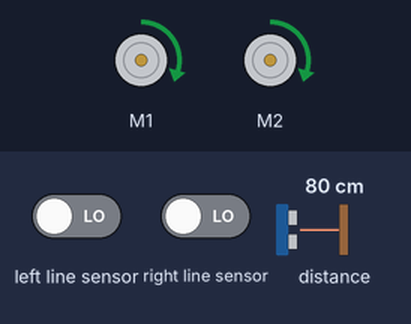
Bench run of a program on a simulated BBC micro:bit (MakeCode). Shown: 2 × DC motor (green arrow = forward, orange = backward, longer = faster). The inputs (shaded band) are chosen by the test bench; at power-on: distance to the obstacle 80 cm, left line sensor LOW, right line sensor LOW.

Above: at 1.2 s.
1.3 s: distance to the obstacle set to 7 cm
2.8 s: distance to the obstacle set to 4 cm
At 3.7 s:
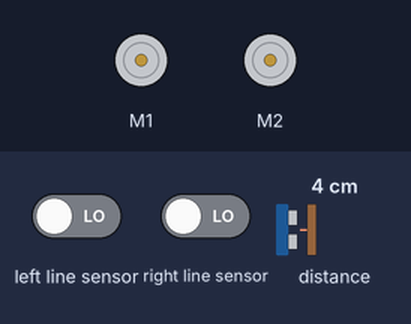
4.3 s: distance to the obstacle set to 9 cm
At 5.5 s:
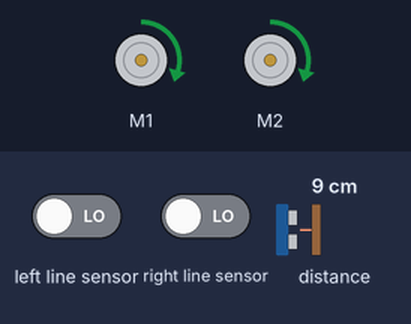
5.8 s: distance to the obstacle set to 2 cm
At 7.1 s:
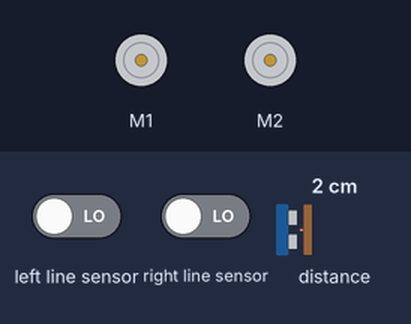
Timing chart, 0 to 8.3 s (numbered marks = the images above; inputs shaded):
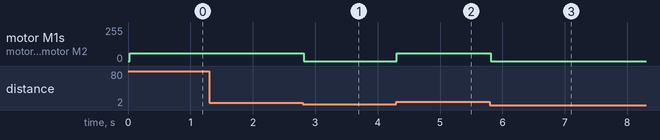

Measured:
- the behaviour switches between 6 and 5 cm on distance to the obstacle (found by bisection; images 0 and 1)
- after the input at 1.3 s, every drawn part: stays the same
- after the input at 2.8 s, motor M1, motor M2: forward 60/255 → stopped at once
- after the input at 4.3 s, motor M1, motor M2: stopped → forward 60/255 at once
- after the input at 5.8 s, motor M1, motor M2: forward 60/255 → stopped at once

The program:

main.ts
```typescript
function vonal (balv: number, jobbv: number) {
    if (balv == 0 && jobbv == 0) {
        maqueen.motorRun(maqueen.Motors.All, maqueen.Dir.CW, 60)
    } else if (balv == 1 && jobbv == 0) {
        maqueen.motorRun(maqueen.Motors.M1, maqueen.Dir.CW, 60)
        maqueen.motorRun(maqueen.Motors.All, maqueen.Dir.CW, 0)
    } else if (balv == 0 && jobbv == 1) {
        maqueen.motorRun(maqueen.Motors.M1, maqueen.Dir.CW, 0)
        maqueen.motorRun(maqueen.Motors.All, maqueen.Dir.CW, 60)
    } else {
        maqueen.motorRun(maqueen.Motors.All, maqueen.Dir.CCW, 60)
    }
}
basic.forever(function () {
    if (maqueen.Ultrasonic(PingUnit.Centimeters) <= 5) {
        maqueen.motorStop(maqueen.Motors.All)
    } else {
        vonal(maqueen.readPatrol(maqueen.Patrol.PatrolLeft), maqueen.readPatrol(maqueen.Patrol.PatrolRight))
    }
})
```

test.ts
```typescript
// ide kerülnek a tesztek; a rendszer ezt nem kompilálja, ha a csomagot bővítményként használják.
```
